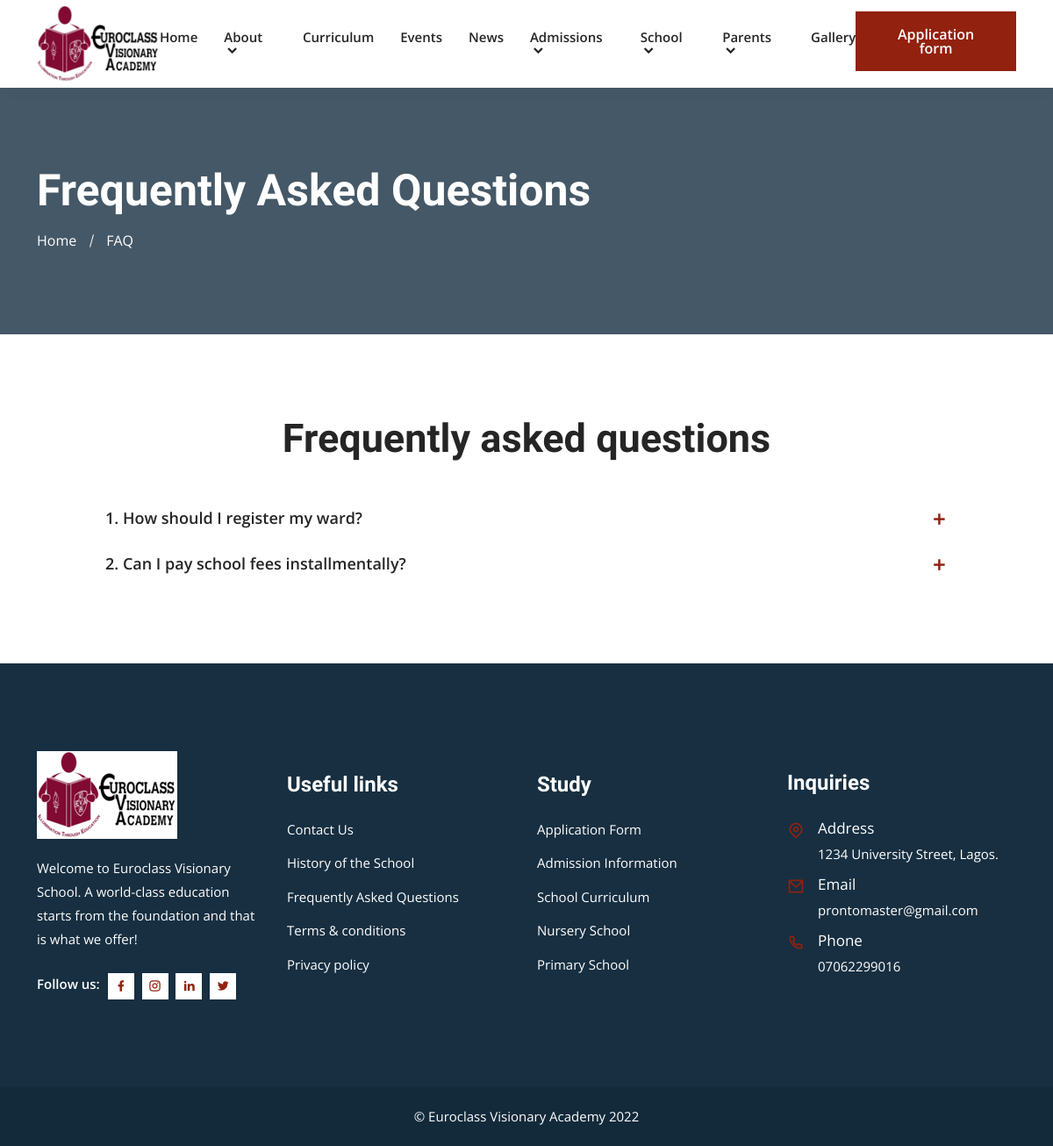
Screenshot of /faq/ with the database file from the repository.
### core/models.py (models this page shows, shortened)
class SchoolContactInfo(models.Model):
    short_information = models.CharField(max_length=150)
    address = models.CharField(max_length=200)
    email = models.EmailField()
    phone_number = models.CharField(max_length=15)
    logo = models.ImageField(upload_to='logo')
    facebook_url = models.URLField(blank=True)
    instagram_url = models.URLField(blank=True)
    twitter_url = models.URLField(blank=True)
    linkedin_url = models.URLField(blank=True)
    class Meta:
        verbose_name = 'School Contact Information'
        verbose_name_plural = 'School Contact Information'

class FrequentlyAskedQuestion(models.Model):
    question = models.CharField(max_length=150)
    answer = models.TextField()
    created = models.DateTimeField(auto_now_add=True)
    updated = models.DateTimeField(auto_now=True)
    class Meta:
        verbose_name = 'Frequently Asked Question'
        verbose_name_plural = 'Frequently Asked Questions'

### core/views.py (the view)
# urls.py: path('faq/', views.faq, name='faq'),
def faq(request):
    faqs = FrequentlyAskedQuestion.objects.all()
    return render(request, 'faq.html', {'faqs': faqs})

### core/context_processors.py (called while the page is built)
def euroclass(request):
    return {
        'about': About.objects.first(),
        'latest_news': News.objects.all()[:3],
        'info': SchoolContactInfo.objects.first(),
    }

### templates/faq.html (shortened to what this page needs)
{% extends "base.html" %}
{% block content %}
    <div class="page-title-area bg-13">
        <div class="container">
            <div class="page-title-content">
                <h2>Frequently Asked Questions</h2>
                <ul>
                    <li>
                        <a href="{% url 'home' %}">Home</a>
                    </li>
                    <li class="active">FAQ</li>
                </ul>
            </div>
        </div>
    </div>
    <section class="faq-area pt-100 pb-70">
        <div class="container">
            <div class="section-title">
                <h2>Frequently asked questions</h2>
            </div>
            <div class="faq-bg">
                <div class="faq-accordion">
                    <ul class="accordion">
                        {% for faq in faqs %}
                        <li class="accordion-item">
                            <a class="accordion-title" href="javascript:void(0)">
								<i class="ri-add-line"></i>
								{{ forloop.counter }}. {{ faq.question }}
							</a>
                        </li>
                        {% empty %}
                        <li class="text-center">No Questions For You Yet!</li>
                        {% endfor %}
                    </ul>
                </div>
            </div>
        </div>
    </section>
{% endblock %}

### templates/base.html (shortened to what this page needs)
<!doctype html>
<html lang="en">
{% load static %}
<head>
    <link rel="stylesheet" href="{% static 'css/bootstrap.min.css' %}">
    <link rel="stylesheet" href="{% static 'css/owl.theme.default.min.css' %}">
    <link rel="stylesheet" href="{% static 'css/owl.carousel.min.css' %}">
    <link href="https://cdn.jsdelivr.net/npm/remixicon@2.2.0/fonts/remixicon.css" rel="stylesheet">
    <link rel="stylesheet" href="{% static 'css/meanmenu.min.css' %}">
    <link rel="stylesheet" href="{% static 'css/animate.min.css' %}">
    <link rel="stylesheet" href="{% static 'css/odometer.min.css' %}">
    <link rel="stylesheet" href="{% static 'css/magnific-popup.min.css' %}">
    <link rel="stylesheet" href="{% static 'css/date-picker.min.css' %}">
    <link rel="stylesheet" href="{% static 'css/app.css' %}">
    <link rel="stylesheet" href="{% static 'css/style.css' %}">
    <link rel="stylesheet" href="{% static 'css/responsive.css' %}">
</head>
<body>
    {% include '_navbar.html' %}
    {% block content %}{% endblock %}
    <footer class="footer-area black-bg-color">
        <div class="container">
            <div class="row align-items-center justify-content-center">
                <div class="col-lg-3 col-sm-6">
                    <div class="single-footer-widget bg-f9f5f1">
                        <a href="index.html" class="logo">
                                <img src="{% if info.logo %}{{ info.logo.url }}{% else %}https://via.placeholder.com/157x48{% endif %}" alt="Image">
                            </a>
                        <p>{{ info.short_information }}</p>
                        <ul class="social-icon">
                            <li>
                                <span>Follow us:</span>
                            </li>
                            <li>
                                <a href="{{ info.facebook_url }}" target="_blank">
                                        <i class="ri-facebook-fill"></i>
                                    </a>
                            </li>
                            <li>
                                <a href="{{ info.instagram_url }}" target="_blank">
                                        <i class="ri-instagram-line"></i>
                                    </a>
                            </li>
                            <li>
                                <a href="{{ info.linkedin_url }}" target="_blank">
                                        <i class="ri-linkedin-fill"></i>
                                    </a>
                            </li>
                            <li>
                                <a href="{{ info.twitter_url }}" target="_blank">
                                        <i class="ri-twitter-fill"></i>
                                    </a>
                            </li>
                        </ul>
                    </div>
                </div>
                <div class="col-lg-3 col-sm-6">
                    <div class="single-footer-widget">
                        <h3>Useful links</h3>
                        <ul class="import-link">
                            <li>
                                <a href="{% url 'contact' %}">Contact Us</a>
                            </li>
                            <li>
                                <a href="{% url 'history' %}">History of the School</a>
                            </li>
                            <li>
                                <a href="{% url 'faq' %}">Frequently Asked Questions</a>
                            </li>
                            <li>
                                <a href="/terms/">Terms & conditions</a>
                            </li>
                            <li>
                                <a href="/privacy/">Privacy policy</a>
                            </li>
                        </ul>
                    </div>
                </div>
                <div class="col-lg-3 col-sm-6">
                    <div class="single-footer-widget">
                        <h3>Study</h3>
                        <ul class="import-link">
                            <li>
                                <a href="application.html">Application Form</a>
                            </li>
                            <li>
                                <a href="{% url 'admission' %}">Admission Information</a>
                            </li>
                            <li>
                                <a href="{% url 'curriculum' %}">School Curriculum</a>
                            </li>
                            <li>
                                <a href="/nursery/">Nursery School</a>
                            </li>
                            <li>
                                <a href="/primary/">Primary School</a>
                            </li>
                        </ul>
                    </div>
                </div>
                <div class="col-lg-3 col-sm-6">
                    <div class="single-footer-widget">
                        <h3>Inquiries</h3>
                        <ul class="address">
                            <li class="location">
                                <i class="ri-map-pin-line"></i>
                                <span>Address</span> {{ info.address }}
                            </li>
                            <li>
                                <i class="ri-mail-line"></i>
                                <span>Email</span>
                                <a href="mailto:{{ info.email }}">{{ info.email }}</a>
                            </li>
                            <li>
                                <i class="ri-phone-line"></i>
                                <span>Phone</span>
                                <a href="tel:{{ info.phone_number }}">{{ info.phone_number }}</a>
                            </li>
                        </ul>
                    </div>
                </div>
            </div>
        </div>
    </footer>
    <div class="copy-right-area">
        <div class="container">
            <p>
                &copy; Euroclass Visionary Academy {% now "Y" %}
            </p>
        </div>
    </div>
</body>
</html>

### templates/_navbar.html (shortened to what this page needs)
<header class="header-area">
    <div class="navbar-area">
        <div class="desktop-nav">
            <div class="container">
                <nav class="navbar navbar-expand-md navbar-light">
                    <a class="navbar-brand" href="{% url 'home' %}">
                            <img src="{% if info.logo %}{{ info.logo.url }}{% else %}https://via.placeholder.com/157x48{% endif %}" alt="logo">
                        </a>
                    <div class="collapse navbar-collapse mean-menu" id="navbarSupportedContent">
                        <ul class="navbar-nav m-auto">
                            <li class="nav-item">
                                <a href="{% url 'home' %}" class="nav-link">Home</a>
                            </li>
                            <li class="nav-item">
                                <a href="#" class="nav-link">
                                    About <i class="ri-arrow-down-s-line"></i>
                                </a>
                            </li>
                            <li class="nav-item">
                                <a href="{% url 'curriculum' %}" class="nav-link">Curriculum</a>
                            </li>
                            <li class="nav-item">
                                <a href="{% url 'events' %}" class="nav-link">Events</a>
                            </li>
                            <li class="nav-item">
                                <a href="{% url 'news' %}" class="nav-link">News</a>
                            </li>
                            <li class="nav-item">
                                <a href="#" class="nav-link">
                                    Admissions <i class="ri-arrow-down-s-line"></i>
                                </a>
                            </li>
                            <li class="nav-item">
                                <a href="#" class="nav-link">
                                    School <i class="ri-arrow-down-s-line"></i>
                                </a>
                            </li>
                            <li class="nav-item">
                                <a href="#" class="nav-link">
                                    Parents <i class="ri-arrow-down-s-line"></i>
                                </a>
                            </li>
                            <li class="nav-item">
                                <a href="{% url 'gallery' %}" class="nav-link">Gallery</a>
                            </li>
                        </ul>
                        <div class="others-options">
                            <ul>
                                <li>
                                    <a href="{% url 'application' %}" class="default-btn">Application form</a>
                                </li>
                            </ul>
                        </div>
                    </div>
                </nav>
            </div>
        </div>
    </div>
</header>

### rows the page displays
SchoolContactInfo: logo (picture), short_information "Welcome to Euroclass Visionary School. A world-class education starts from the foundation and that is what we offer!", address "1234 University Street, Lagos.", email "prontomaster@gmail.com", phone_number "07062299016"
FrequentlyAskedQuestion: question "How should I register my ward?"
FrequentlyAskedQuestion: question "Can I pay school fees installmentally?"
